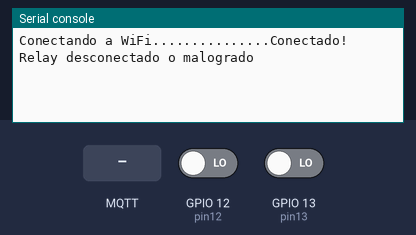
The program below on a simulated ESP32 board running MicroPython. Shown: the last lines printed to the serial console. The test bench sets the inputs (shaded band); at power-on: GPIO 12 (pin12) LOW, GPIO 13 (pin13) LOW. WiFi joins after 1.5 s; no MQTT or app messages arrive unless stated.

Above: at 2.8 s.
2.9 s: GPIO 12 (pin12) driven HIGH
At 3.6 s:
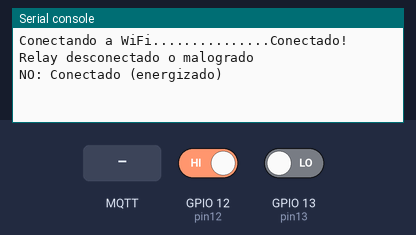
4.4 s: MQTT message "1" arrives on the first subscribed topic
At 5.0 s:
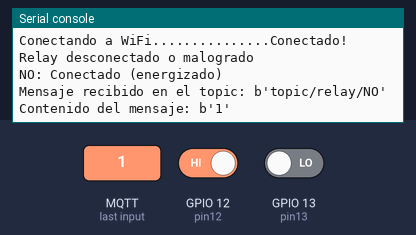
5.9 s: MQTT message "on" arrives on the first subscribed topic
At 6.3 s:
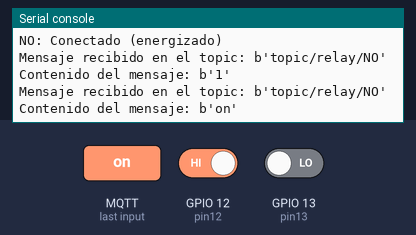
7.4 s: MQTT message "off" arrives on the first subscribed topic
At 8.6 s:
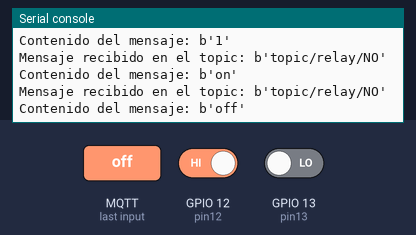
8.9 s: GPIO 12 (pin12) driven LOW and GPIO 13 (pin13) driven HIGH
At 10.1 s:
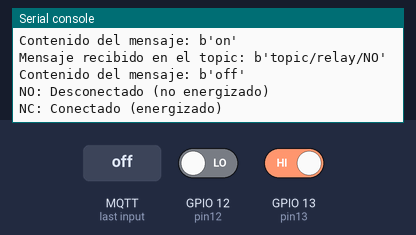
10.4 s: GPIO 12 (pin12) driven HIGH and GPIO 13 (pin13) driven LOW
At 11.7 s:
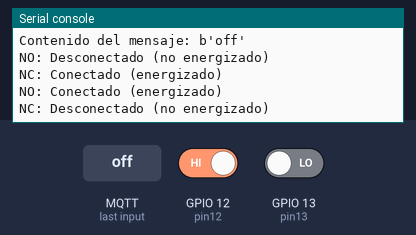

Measured:
- after the input at 2.9 s, the serial console: prints a new line after 0.06 s (image 1)
- after the input at 4.4 s, the serial console: prints a new line after 0.06 s (image 2)
- after the input at 5.9 s, the serial console: prints a new line after 0.07 s (image 3)
- after the input at 7.4 s, the serial console: prints a new line after 0.07 s (image 4)
- after the input at 8.9 s, the serial console: prints a new line after 0.08 s (image 5)
- after the input at 10.4 s, the serial console: prints a new line after 0.09 s (image 6)

The program:

mqtt_relay_checker.py
```python
import machine
import time
import network
from umqtt.simple import MQTTClient

# Definir los pines 12 y 13 como entrada
pin12 = machine.Pin(12, machine.Pin.IN)
pin13 = machine.Pin(13, machine.Pin.IN)

# Inicializar las variables para guardar el estado anterior de los pines
estado_anterior_pin12 = None
estado_anterior_pin13 = None

# Conectar a la red WiFi
print("Conectando a WiFi", end="")
sta_if = network.WLAN(network.STA_IF)
sta_if.active(True)
sta_if.connect('PABLO-2.4G', '47009410')
while not sta_if.isconnected():
    print(".", end="")
    time.sleep(0.1)
print("Conectado!")

# Función para imprimir el estado y publicar los datos en el broker
def imprimir_estado(pin12, pin13, estado_anterior_pin12, estado_anterior_pin13):
    # Si los estados son iguales
    if pin12 == pin13:
        if pin12 != estado_anterior_pin12 or pin13 != estado_anterior_pin13:
            print("Relay desconectado o malogrado")
    else:
        # Si el estado de pin12 cambió
        if pin12 != estado_anterior_pin12:
            if pin12 == 1:
                print("NO: Conectado (energizado)")
                client.publish(b"topic/relay/NO", b"Conectado")
            else:
                print("NO: Desconectado (no energizado)")
                client.publish(b"topic/relay/NO", b"Desconectado")
        # Si el estado de pin13 cambió
        if pin13 != estado_anterior_pin13:
            if pin13 == 1:
                print("NC: Conectado (energizado)")
                client.publish(b"topic/relay/NC", b"Conectado")
            else:
                print("NC: Desconectado (no energizado)")
                client.publish(b"topic/relay/NC", b"Desconectado")
    return pin12, pin13

# Función para manejar la conexión con el broker
def on_message(topic, message):
    print("Mensaje recibido en el topic:", topic)
    print("Contenido del mensaje:", message)

# Configurar el cliente MQTT y establecer la conexión con el broker
client = MQTTClient("ESP32-PQ1", "node02.myqtthub.com", port=8883, user="ESP32-1", password="Quixy35L4M3J0R", ssl=True)
client.set_callback(on_message)
client.connect()

# Suscribirse a los topics de los relés
client.subscribe(b"topic/relay/NO")
client.subscribe(b"topic/relay/NC")

# Bucle principal
while True:
    # Leer el estado actual de los pines
    estado_actual_pin12 = pin12.value()
    estado_actual_pin13 = pin13.value()

    # Llamar a la función imprimir_estado para revisar e imprimir el estado actual
    estado_anterior_pin12, estado_anterior_pin13 = imprimir_estado(estado_actual_pin12, estado_actual_pin13, estado_anterior_pin12, estado_anterior_pin13)

    # Esperar un tiempo antes de volver a leer los pines
    time.sleep(0.1)

    # Manejar los mensajes entrantes
    client.check_msg()
```
